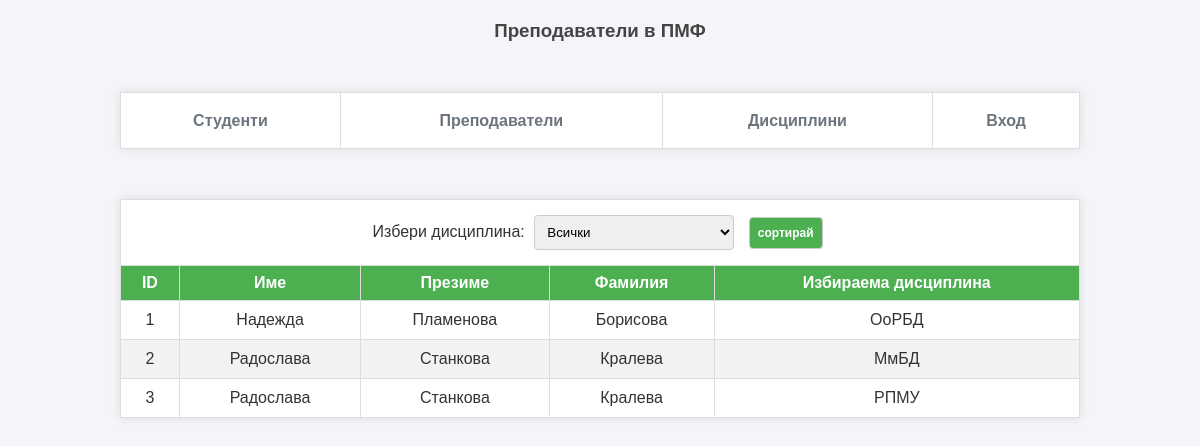
The app's page /teachers.php with its own data.
### tables this page shows
CREATE TABLE `teachers` (
  `id` int(11) NOT NULL AUTO_INCREMENT,
  `fname` varchar(25) NOT NULL,
  `mname` varchar(30) DEFAULT NULL,
  `lname` varchar(50) NOT NULL,
  `course_id` int(11) DEFAULT NULL,
  PRIMARY KEY (`id`),
  KEY `course_id` (`course_id`),
  CONSTRAINT `teachers_ibfk_1` FOREIGN KEY (`course_id`) REFERENCES `courses` (`id`) ON UPDATE CASCADE
);

CREATE TABLE `courses` (
  `id` int(11) NOT NULL AUTO_INCREMENT,
  `name` varchar(50) DEFAULT NULL,
  PRIMARY KEY (`id`)
);

### teachers.php (the view, shortened to what this page needs)
<?php
include_once "config.php";
?>
<!DOCTYPE html>
<html>
<head>
	<link rel="stylesheet" type="text/css" href="style.css?ver=<?php echo time(); ?>">
</head>
<body>
	<h3 align="center">Преподаватели в ПМФ</h3>
	<table border="1" align="center">
	<tr>
		<td colspan="5">
			<form name="form_course" action="teachers.php" method="get">
				<label for="courses">Избери дисциплина:</label>
				<select name="courses" id="courses">
				   <option value="0">Всички</option>
				</select>
				<input type="submit" value="сортирай">
			</form>
		</td>
	</tr>
	<tr>
		<th>ID</th>
		<th>Име</th>
		<th>Презиме</th>
		<th>Фамилия</th>
		<th>Избираема дисциплина</th>
	</tr>
		<?php
			if (isset($_GET['courses']) && $_GET['courses'] != 0)
			{$result=@mysqli_query($connection,"select * from teachers, courses WHERE teachers.course_id=$_GET[courses] AND courses.id=$_GET[courses];");}
			else
			{$result=mysqli_query($connection,"select * from teachers, courses WHERE teachers.course_id=courses.id;");}
			if (mysqli_num_rows($result) > 0)
			{
				while($row_students=mysqli_fetch_array($result))
				{
				  echo
					'<tr>
						   <td>'.$row_students['id'] .'</td>
						   <td>'.$row_students['fname'].'</td>
						   <td>'.$row_students['mname'].'</td>
						   <td>'.$row_students['lname'].'</td>
						   <td>'.$row_students['name'].'</td>
					</tr>';
				}
			}
			else {echo "Няма записан преподавател към курса";}
		?>
  </table>
</body>
</html>

### style.css (style rules this page uses)
body { font-family: Arial, sans-serif; margin: 0; padding: 0; background-color: #f4f4f9; color: #333; }
h3 { color: #444; text-align: center; margin-top: 20px; }
table { border-collapse: collapse; width: 80%; margin: 20px auto; background-color: #fff; box-shadow: 0 0 10px rgba(0, 0, 0, 0.1); }
th, td { border: 1px solid #ddd; padding: 8px; text-align: center; }
th { background-color: #4CAF50; color: white; text-align: center; }
tr:nth-child(even) { background-color: #f2f2f2; }
select, input[type="submit"] { padding: 8px; margin: 5px; border: 1px solid #ccc; border-radius: 4px; }
select { width: 200px; }
input, button { background-color: #4CAF50; color: #ffffff; border: none; border-radius: 5px; padding: 10px 20px; font-size: 12px; margin-left: 5px; font-weight: bold; cursor: pointer; transition: background-color 0.3s, transform 0.2s; }

### records on screen
teachers: course "1", fname "Надежда", mname "Пламенова", lname "Борисова", course.name "ОоРБД"
teachers: course "2", fname "Радослава", mname "Станкова", lname "Кралева", course.name "МмБД"
teachers: course "3", fname "Радослава", mname "Станкова", lname "Кралева", course.name "РПМУ"
